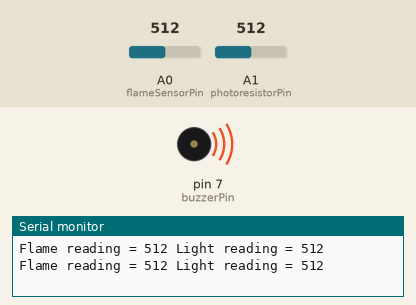
Simulated run of this sketch. Board: Arduino Uno, built with avr-gcc and run on an emulated ATmega328P. Shown: buzzer (waves = sounding), the last lines printed to the serial monitor. Inputs (shaded band) come from the test bench; at power-on: A0 (flameSensorPin) = 512, A1 (photoresistorPin) = 512.

Above: at 1.8 s.
1.9 s: A0 (flameSensorPin) set to 0
At 3.2 s:
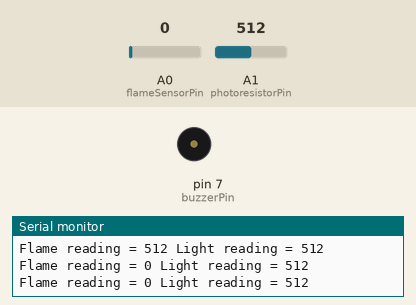
3.5 s: A1 (photoresistorPin) set to 109
5.2 s: A1 (photoresistorPin) set to 95
At 6.6 s:
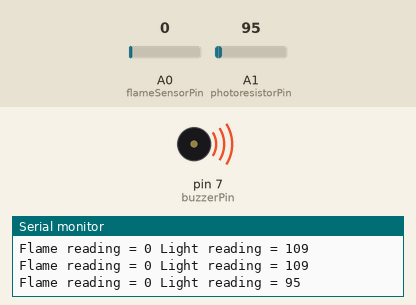
9.3 s: A1 (photoresistorPin) set to 122
At 10.9 s:
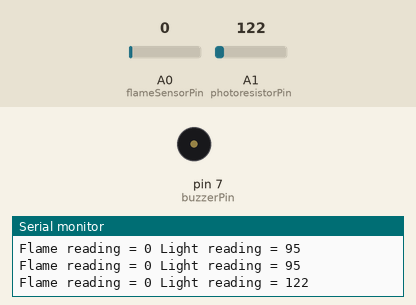
11.5 s: A1 (photoresistorPin) set to 90
At 12.5 s:
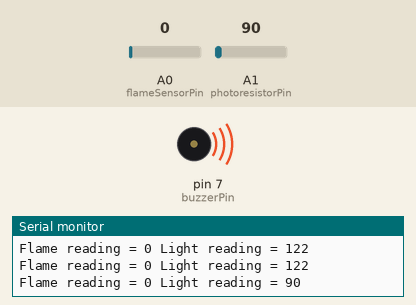
Timing chart, 0 to 14.5 s (numbered marks = the images above; inputs shaded):
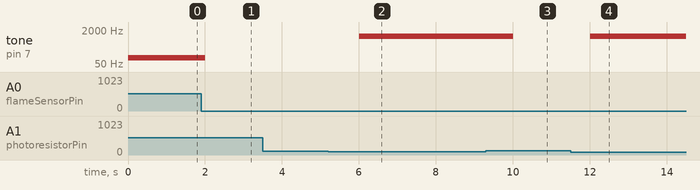

The sketch:

Project_4.ino
```cpp
////////////////////////////////////////////
///////// Atoms Labs -  @atomslabs /////////
///////// Arduino Kit - Project 4 //////////
////////////////////////////////////////////

const int flameSensorPin = A0;     // the cell and 10K pulldown are connected to a0
int flameSensorReading;     // the analog reading from the analog resistor divider

const int photoresistorPin = A1;     // the cell and 10K pulldown are connected to a0
int photoresistorReading;     // the analog reading from the analog resistor divider

const int buzzerPin = 7;

void setup(void) {
  Serial.begin(9600);
}

void loop(void) {
  flameSensorReading = analogRead(flameSensorPin);
  photoresistorReading = analogRead(photoresistorPin);

  Serial.print("Flame reading = ");
  Serial.print(flameSensorReading);     // the raw analog reading

  Serial.print(" Light reading = ");
  Serial.println(photoresistorReading);     // the raw analog reading

  if(flameSensorReading >0)
    tone(buzzerPin, 100, 1000);

  if(photoresistorReading<100)
    tone(buzzerPin, 1000, 1000);

  delay(1000);
}
```

Measured:
- the behaviour switches between 100 and 99 on A1 (photoresistorPin) (found by bisection; images 1 and 2)
- after the input at 1.9 s, tone on pin 7 (buzzerPin): 100 Hz → silent after 0.10 s
- after the input at 5.2 s, tone on pin 7 (buzzerPin): silent → 1000 Hz after 0.81 s
- after the input at 9.3 s, tone on pin 7 (buzzerPin): 1000 Hz → silent after 0.71 s
- after the input at 11.5 s, tone on pin 7 (buzzerPin): silent → 1000 Hz after 0.51 s
